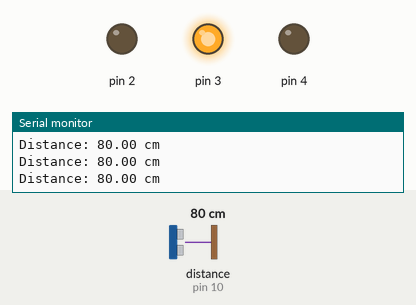
The sketch below on a simulated Arduino Uno, built with avr-gcc and run on an emulated ATmega328P. Parts: output pins drawn as LEDs (lit = HIGH), the last lines printed to the serial monitor. Wiring (inferred from the names in the program): ultrasonic range finder: trigger pin 9; echo pin 10. The inputs (shaded band) are chosen by the test bench; at power-on: distance to the obstacle (sensor on pin 10) 80 cm. The echo pulse lasts 58.3 µs per cm; pins used as bus, display or sensor lines are not drawn.

Above: at 1.2 s.
1.3 s: distance to the obstacle (sensor on pin 10) set to 22 cm
2.8 s: distance to the obstacle (sensor on pin 10) set to 17 cm
At 3.5 s:
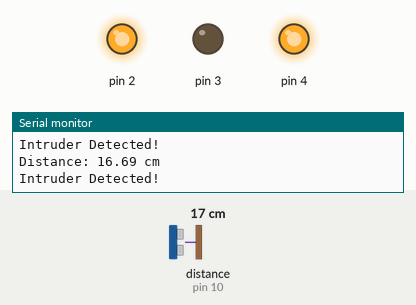
4.3 s: distance to the obstacle (sensor on pin 10) set to 35 cm
At 5.3 s:
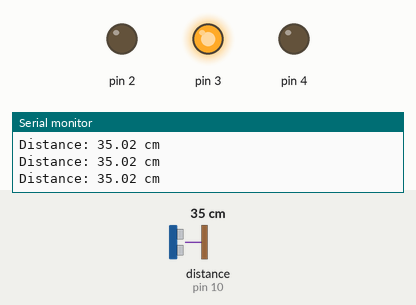
5.9 s: distance to the obstacle (sensor on pin 10) set to 2 cm
At 7.4 s:
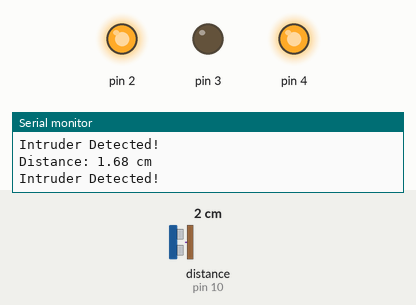
Timing chart, 0 to 8.5 s (numbered marks = the images above; inputs shaded):
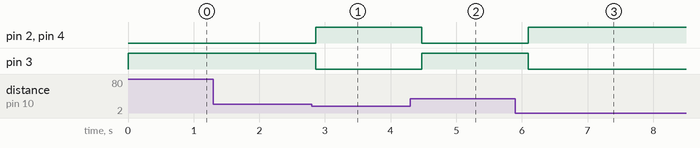

The sketch:

smart.door.ino
```cpp
const int trigPin = 9;
const int echoPin = 10;

long duration;
float distance;

void setup() {
  Serial.begin(9600);

  pinMode(trigPin, OUTPUT);
  pinMode(echoPin, INPUT);

  pinMode(2, OUTPUT);
  pinMode(3, OUTPUT);
  pinMode(4, OUTPUT);
}

void loop() {

  // Send ultrasonic pulse
  digitalWrite(trigPin, LOW);
  delayMicroseconds(2);

  digitalWrite(trigPin, HIGH);
  delayMicroseconds(10);

  digitalWrite(trigPin, LOW);

  // Read echo
  duration = pulseIn(echoPin, HIGH);

  // Calculate distance
  distance = duration * 0.0343 / 2;

  Serial.print("Distance: ");
  Serial.print(distance);
  Serial.println(" cm");

  if (distance <= 20) {

    digitalWrite(2, HIGH);
    digitalWrite(3, LOW);
    digitalWrite(4, HIGH);

    Serial.println("Intruder Detected!");

  }
  else {

    digitalWrite(2, LOW);
    digitalWrite(3, HIGH);
    digitalWrite(4, LOW);
  }

  delay(200);
}
```

Measured:
- the behaviour switches between 20 and 19 cm on distance to the obstacle (sensor on pin 10) (found by bisection; images 0 and 1)
- after the input at 2.8 s, pin 2, pin 4: LOW → HIGH after 0.06 s; pin 3: HIGH → LOW after 0.06 s
- after the input at 4.3 s, pin 2, pin 4: HIGH → LOW after 0.18 s; pin 3: LOW → HIGH after 0.18 s
- after the input at 5.9 s, pin 2, pin 4: LOW → HIGH after 0.20 s; pin 3: HIGH → LOW after 0.20 s
